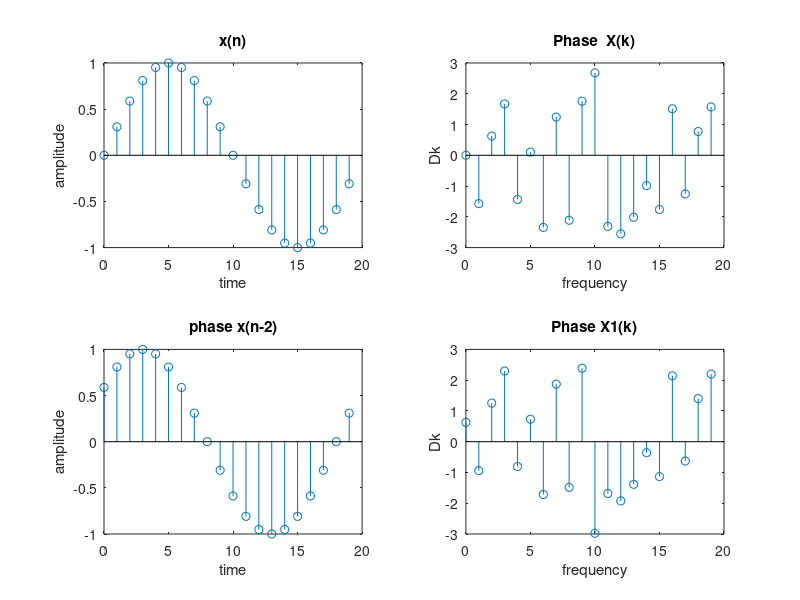

MATLAB code for this plot:
close all; 
clear all; 
clc; 

N = 20;
shift = -2; 
n = 0:1:19; 
k = 0:1:(N-1); 
x_n = sin((2*pi*n)/20); 
subplot(2, 2, 1); 
stem(n, x_n); 
xlabel('time'); 
ylabel('amplitude'); 
title('x(n)'); 
y = zeros(1, N); 

for m = 1:1:N 

    y(m) = sum(x_n.*exp(-1*1i*2*(1/N)*pi*k(m)*n)); 

end 

subplot(2, 2, 2); 
stem(k, angle(y)); 
xlabel('frequency'); 
ylabel('Dk'); 
title('Phase  X(k)'); 
x_2 = circshift(x_n, shift); 

subplot(2, 2, 3); 
stem(n, x_2); 
xlabel('time'); 
ylabel('amplitude'); 
title('phase x(n-2)'); 

%Corelation between is 
y1 = zeros(1, N); 
for m = 1:1:N 

    y1(m) = sum(x_n.*exp(-1*1i*2*(1/N)*pi*k(m)*n)); 

end 
y1 = y1.*exp((2*-1i*pi*shift)/N) ;
subplot(2, 2, 4); 
y1 = angle(y1); 
stem(k, y1); 
xlabel('frequency'); 
ylabel('Dk'); 
title('Phase X1(k)'); 
